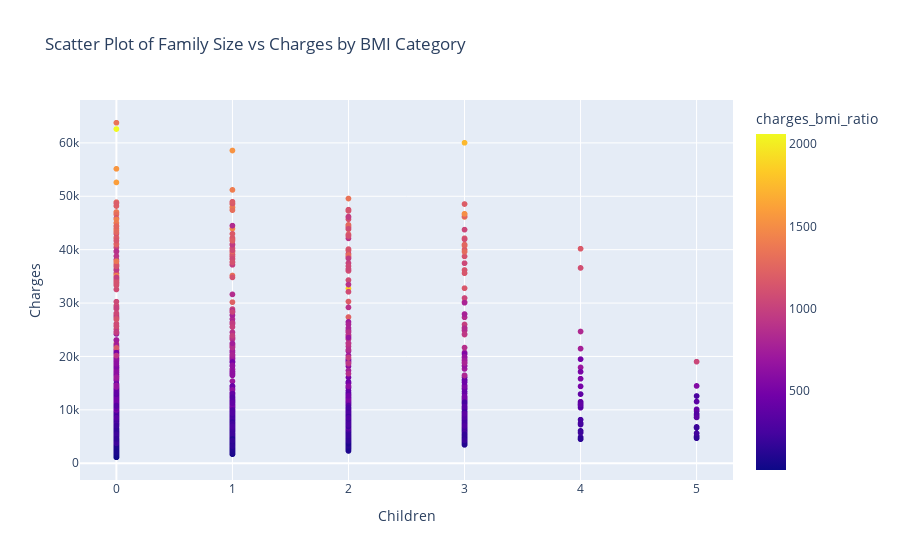

Notebook code for this chart:
### Markdown cell above
This scatter plot is visualising the relationship between an individuals BMI, children and healthcare insurance charges. The scatter plot indicates that an individual with a higher BMI is paying more towards their medical insurance, than someone who has a lower BMI. Furthermore, the outliers within the plot represent individuals who incur significantly higher charges, all of whom have a high BMI.

### Code cell
fig = px.scatter(df, x='children', y='charges', color='charges_bmi_ratio',
                title='Scatter Plot of Family Size vs Charges by BMI Category',
                labels={'children': 'Children', 'charges': 'Charges', 'bmi_category': 'charges_bmi_ratio'},)
fig.show()

### Figure 1 — Plotly figure (JSON) as saved in the notebook; plotly's stock layout.template omitted (floating-point values rounded to 4 significant figures; data arrays with more than 128 entries replaced by an {"elided": "..."} marker saying what was removed)
{"data": [{"hovertemplate": "Children=%{x}<br>Charges=%{y}<br>charges_bmi_ratio=%{marker.color}<extra></extra>", "legendgroup": "", "marker": {"color": {"elided": "1337 float values"}, "coloraxis": "coloraxis", "symbol": "circle"}, "mode": "markers", "name": "", "showlegend": false, "type": "scattergl", "x": {"elided": "1337 int values"}, "xaxis": "x", "y": {"elided": "1337 float values"}, "yaxis": "y"}], "layout": {"coloraxis": {"colorbar": {"title": {"text": "charges_bmi_ratio"}}, "colorscale": [[0, "#0d0887"], [0.1111, "#46039f"], [0.2222, "#7201a8"], [0.3333, "#9c179e"], [0.4444, "#bd3786"], [0.5556, "#d8576b"], [0.6667, "#ed7953"], [0.7778, "#fb9f3a"], [0.8889, "#fdca26"], [1, "#f0f921"]]}, "legend": {"tracegroupgap": 0}, "title": {"text": "Scatter Plot of Family Size vs Charges by BMI Category"}, "xaxis": {"anchor": "y", "domain": [0, 1], "title": {"text": "Children"}}, "yaxis": {"anchor": "x", "domain": [0, 1], "title": {"text": "Charges"}}}}
